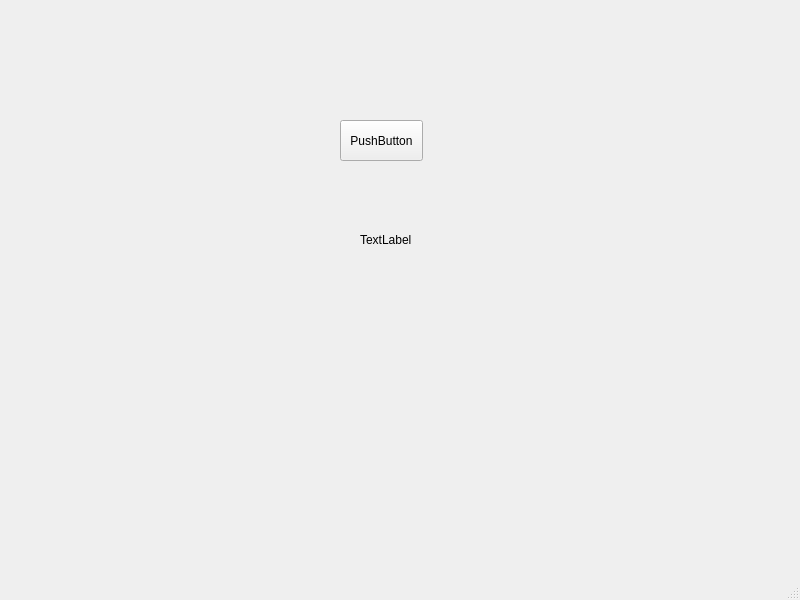
<?xml version="1.0" encoding="UTF-8"?>
<ui version="4.0">
 <class>MainWindow</class>
 <widget class="QMainWindow" name="MainWindow">
  <property name="geometry">
   <rect>
    <x>0</x>
    <y>0</y>
    <width>800</width>
    <height>600</height>
   </rect>
  </property>
  <property name="windowTitle">
   <string>MainWindow</string>
  </property>
  <widget class="QWidget" name="centralwidget">
   <widget class="QPushButton" name="pushButton_test">
    <property name="geometry">
     <rect>
      <x>340</x>
      <y>120</y>
      <width>83</width>
      <height>41</height>
     </rect>
    </property>
    <property name="text">
     <string>PushButton</string>
    </property>
   </widget>
   <widget class="QLabel" name="label_test">
    <property name="geometry">
     <rect>
      <x>360</x>
      <y>230</y>
      <width>63</width>
      <height>20</height>
     </rect>
    </property>
    <property name="text">
     <string>TextLabel</string>
    </property>
   </widget>
  </widget>
  <widget class="QMenuBar" name="menubar">
   <property name="geometry">
    <rect>
     <x>0</x>
     <y>0</y>
     <width>800</width>
     <height>25</height>
    </rect>
   </property>
  </widget>
  <widget class="QStatusBar" name="statusbar"/>
 </widget>
 <resources/>
 <connections/>
</ui>
